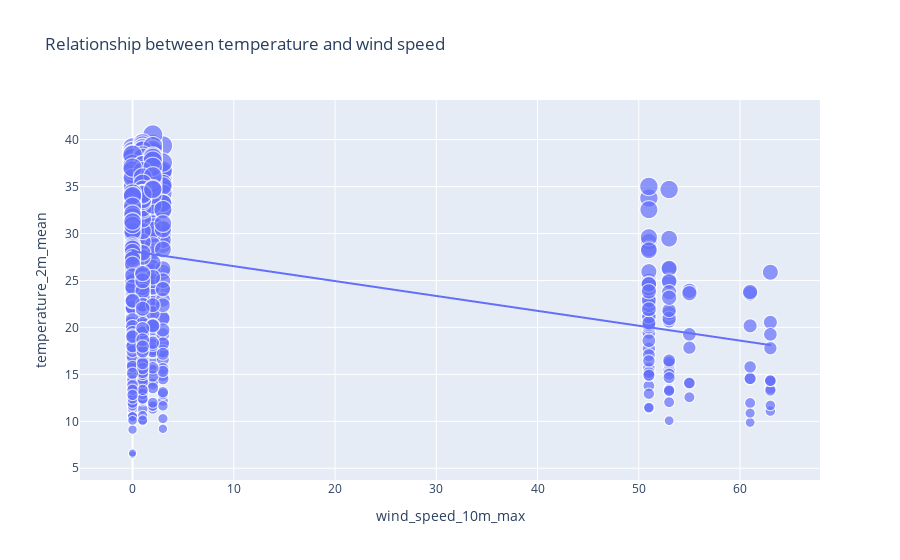

The code cell stored with this chart in its notebook:
### Markdown cell above
Unfortunately, the graph shows that the wind_speed_10m_max and temperature_2m_mean have a weak relationship that the correlation between them is -0.23 which is closer to zero.<br>
To see how the relationship is between them we will use Scatter plot to have more understanding.

### Code cell
figure=px.scatter(data_frame =daily_dataframe,x="wind_speed_10m_max",
                 y="temperature_2m_mean",size="temperature_2m_mean",
                 trendline="ols",title="Relationship between temperature and wind speed")
figure.show()

### Figure 1 — Plotly figure (JSON) as saved in the notebook; plotly's stock layout.template omitted (floating-point values rounded to 4 significant figures; data arrays with more than 128 entries replaced by an {"elided": "..."} marker saying what was removed)
{"data": [{"hovertemplate": "wind_speed_10m_max=%{x}<br>temperature_2m_mean=%{marker.size}<extra></extra>", "legendgroup": "", "marker": {"color": "#636efa", "size": {"elided": "1096 float values"}, "sizemode": "area", "sizeref": 0.1013, "symbol": "circle"}, "mode": "markers", "name": "", "showlegend": false, "type": "scattergl", "x": {"elided": "1096 int values"}, "xaxis": "x", "y": {"elided": "1096 float values"}, "yaxis": "y"}, {"hovertemplate": "<b>OLS trendline</b><br>temperature_2m_mean = -0.15851 * wind_speed_10m_max + 28.1076<br>R<sup>2</sup>=0.078937<br><br>wind_speed_10m_max=%{x}<br>temperature_2m_mean=%{y} <b>(trend)</b><extra></extra>", "legendgroup": "", "marker": {"color": "#636efa", "symbol": "circle"}, "mode": "lines", "name": "", "showlegend": false, "type": "scattergl", "x": {"elided": "1096 int values"}, "xaxis": "x", "y": {"elided": "1096 float values"}, "yaxis": "y"}], "layout": {"legend": {"itemsizing": "constant", "tracegroupgap": 0}, "title": {"text": "Relationship between temperature and wind speed"}, "xaxis": {"anchor": "y", "domain": [0, 1], "title": {"text": "wind_speed_10m_max"}}, "yaxis": {"anchor": "x", "domain": [0, 1], "title": {"text": "temperature_2m_mean"}}}}
